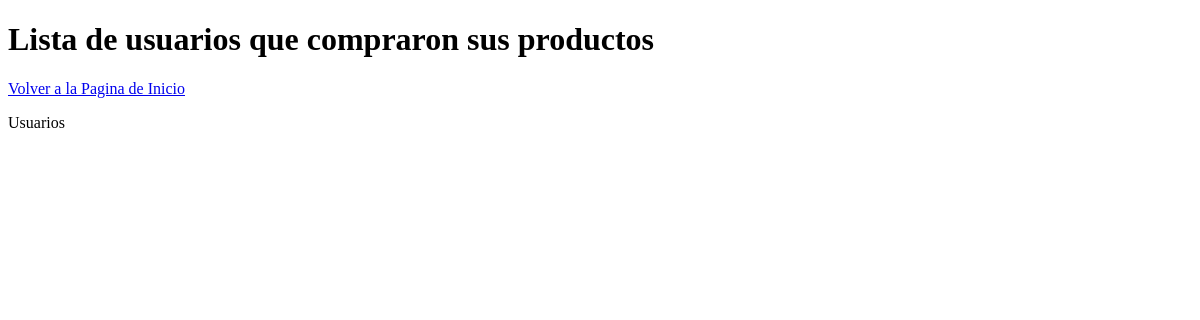
Before: /VistaCompradores (signed in) with the older database file.
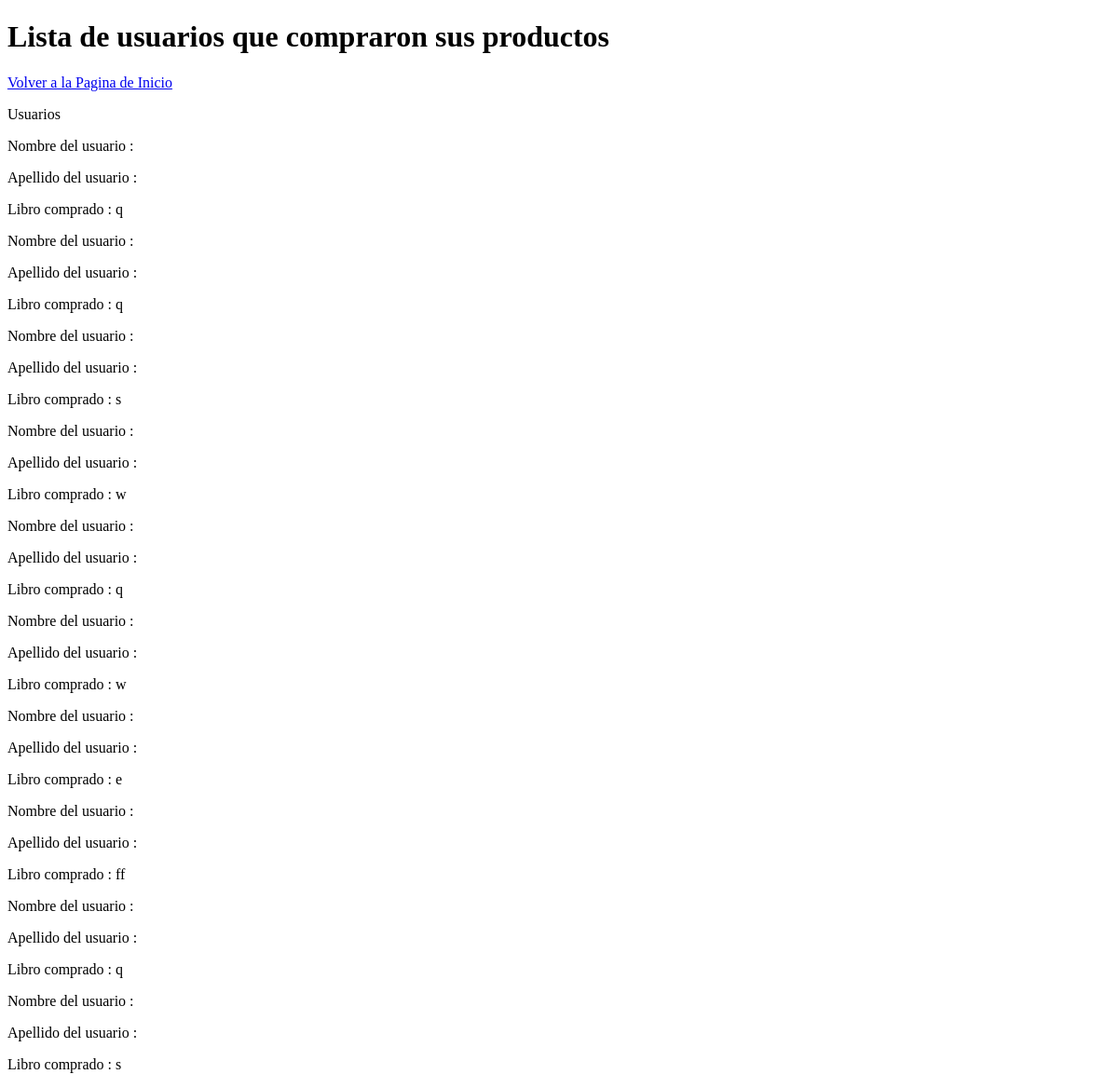
After: the same page with the newer database file.
### homePage/models.py (models this page shows, shortened)
class Compradores(models.Model):
		libro = models.ForeignKey(infoLibro, on_delete=models.SET_NULL,null=True)
		manualidad = models.ForeignKey(contenidoManualidad, on_delete=models.SET_NULL,null=True)
		usuarioDuenio=models.ForeignKey (infousuario,on_delete=models.SET_NULL, null=True,related_name='usuarioDuenio')
		usuarioComprador=models.ForeignKey (infousuario,on_delete=models.SET_NULL, null=True,related_name='usuarioComprador')

class infoLibro(models.Model):
	user=models.ForeignKey(User,on_delete=models.SET_NULL, null=True)
	archivo=models.FileField(upload_to='contenido/books/', validators=[validate_file_extension],default='contenido/books/default.pdf')
	genero= models.ForeignKey(GeneroLiterario, on_delete=models.SET_NULL, null=True)
	Titulo= models.CharField(max_length=50)
	Descripcion=models.TextField(max_length=2000)
	ISBN= models.IntegerField()
	PrecioLibro= models.IntegerField(default=0)
	CantidadPaginas=models.IntegerField()
	Idioma=models.CharField(max_length=15)
	imagen=models.ImageField(upload_to='images/books/covers/',default='images/books/covers/default.jpg', null=True,blank=True )

### homePage/views.py (the view)
# urls.py: url(r'^VistaCompradores$', views.compradores_view, name='ver compradores'),
@login_required(login_url='/')
def compradores_view(request):
	usuario= infousuario.objects.get(user = request.user)
	usuariosCompradores=[]
	usuariosCompraManu=[]
	compradxres=Compradores.objects.filter(usuarioDuenio=infousuario.objects.get(user = request.user))
	for item in compradxres:
		if( item.usuarioComprador is not None and item.libro is not None ):#Si es un libro
			usuariosCompradores.append(item)
		if( item.usuarioComprador is not None and item.manualidad is not None ):#Si es un libro
			usuariosCompraManu.append(item)
	return render(request,'VistaCompradores.html',{'usuariosCompradores':usuariosCompradores,'usuariosCompraManu':usuariosCompraManu})

### homePage/templates/VistaCompradores.html (shortened to what this page needs)
<!DOCTYPE html>
<html>
<head>
</head>
<body>
<h1>Lista de usuarios que compraron sus productos</h1>
<a href="/HomePage">Volver a la Pagina de Inicio</a>
<p>Usuarios </p>
{% for  Usuarios in usuariosCompradores %}
<p>Nombre del usuario : {{Usuarios.usuarioComprador.user.first_name}}</p>
<p>Apellido del usuario : {{Usuarios.usuarioComprador.user.last_name}}</p>
<p>Libro comprado : {{Usuarios.libro.Titulo}}</p>
{%endfor%}
</body>
</html>

Changed rows visible on the page:
added Compradores: libro.Titulo "q"
added Compradores: libro.Titulo "q"
added Compradores: libro.Titulo "s"
added Compradores: libro.Titulo "w"
added Compradores: libro.Titulo "q"
added Compradores: libro.Titulo "w"
added Compradores: libro.Titulo "e"
added Compradores: libro.Titulo "ff"
added Compradores: libro.Titulo "q"
added Compradores: libro.Titulo "s"
